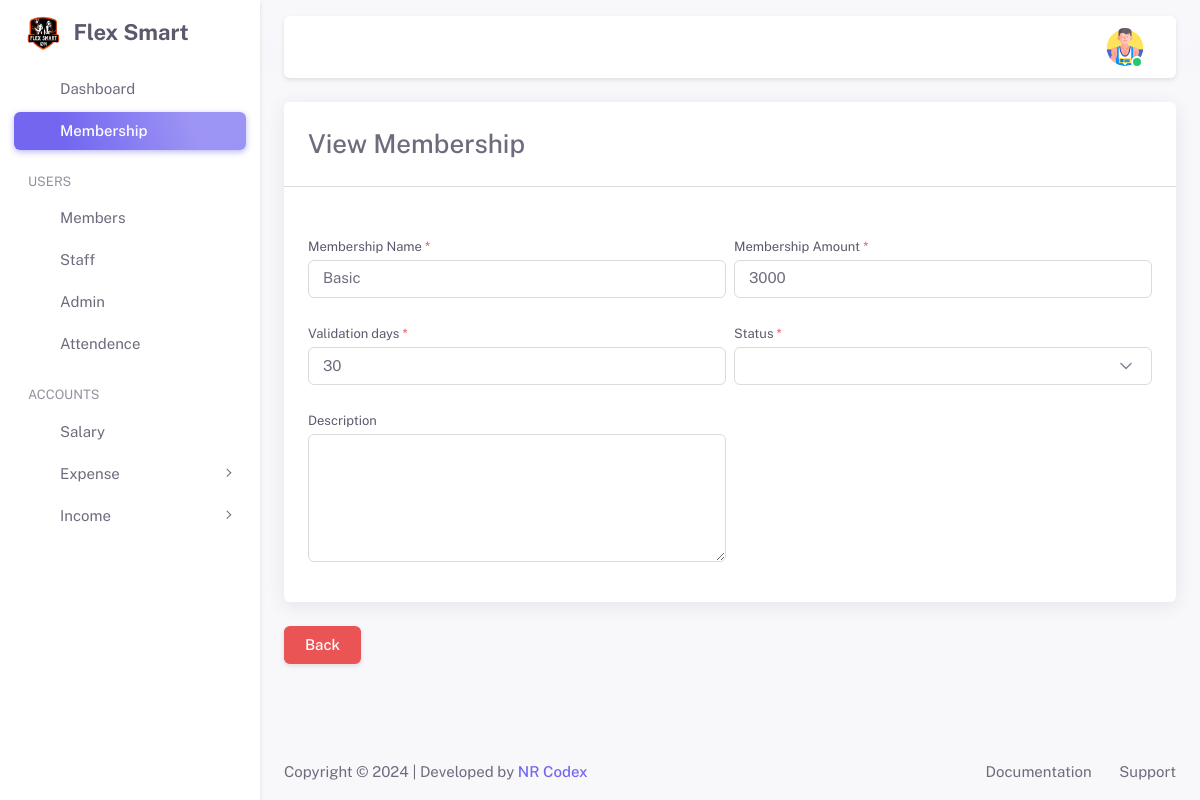
Page /admin/membership-view.php?view_membership_id=1 (signed in) on the committed database.
### tables this page shows
CREATE TABLE `users_detail` (
  `users_detail_id` int(11) NOT NULL,
  `registration_num` int(11) DEFAULT NULL,
  `full_name` varchar(100) DEFAULT NULL,
  `Phone` varchar(50) DEFAULT NULL,
  `address` varchar(100) DEFAULT NULL,
  `gender` varchar(50) DEFAULT NULL,
  `age` int(11) DEFAULT NULL,
  `city` varchar(50) DEFAULT NULL,
  `country` varchar(50) DEFAULT NULL,
  `image` varchar(255) DEFAULT NULL,
  `membership_id` int(11) DEFAULT NULL,
  `admission_fees` varchar(50) DEFAULT NULL,
  `monthly_fees` varchar(50) DEFAULT NULL,
  `salary` varchar(100) DEFAULT NULL,
  `joining_date` varchar(50) DEFAULT NULL,
  `end_date` varchar(50) DEFAULT NULL,
  `start_timing` varchar(100) DEFAULT NULL,
  `end_timing` varchar(100) DEFAULT NULL,
  `login_time` datetime DEFAULT NULL,
  `logout_time` datetime DEFAULT NULL,
  `created_by` varchar(100) DEFAULT NULL,
  `created_date` varchar(100) DEFAULT NULL,
  `updated_by` varchar(100) DEFAULT NULL,
  `updated_date` varchar(100) DEFAULT NULL
);

CREATE TABLE `membership` (
  `membership_id` int(11) NOT NULL,
  `membership_name` varchar(100) DEFAULT NULL,
  `membership_amount` varchar(100) DEFAULT NULL,
  `validation_days` int(11) DEFAULT NULL,
  `created_by` varchar(100) DEFAULT NULL,
  `created_date` varchar(100) DEFAULT NULL,
  `updated_by` varchar(100) DEFAULT NULL,
  `updated_date` varchar(100) DEFAULT NULL
);

### admin/membership-view.php (the view, shortened to what this page needs)
<?php
include_once('../includes/functions.php');
include_once('./inc/header.php');
include_once('./inc/sidebar.php');
include_once('./inc/navbar.php');
if (isset($_GET['view_membership_id'])) {
    $view_subscrip = mysqli_real_escape_string($conn, $_GET['view_membership_id']);
    $sql = "SELECT * FROM `membership` WHERE membership_id  = '$view_subscrip'";
    $result = mysqli_query($conn, $sql);
    $check = mysqli_num_rows($result);
    if ($check > 0) {
        $fetch_subscrip = mysqli_fetch_assoc($result);
?>
        <div class="container-xxl flex-grow-1 container-p-y">
            <div class="row">
                <form action="" method="POST" id="add_subscrip_form" enctype="multipart/form-data">
                    <div class="col-lg-12">
                        <div class="card mb-4">
                            <h3 class="card-header">View Membership</h3>
                            <hr class="my-4 mt-0">
                            <div class="card-body">
                                <div class="row g-2">
                                    <div class="col-md-6 col-12 mb-3">
                                        <label for="subscrip_name" class="form-label">Membership Name
                                            <span class="text-danger">*</span>
                                        </label>
                                        <input class="form-control" readonly type="text" placeholder="Membership Name" id="subscrip_name" name="subscrip_name" value="<?= $fetch_subscrip['membership_name']; ?>" />
                                    </div>
                                    <div class="col-md-6 col-12 mb-3">
                                        <label for="subscrip_amount" class="form-label">Membership Amount
                                            <span class="text-danger">*</span>
                                        </label>
                                        <input class="form-control" readonly type="text" placeholder="Membership Amount" id="subscrip_amount" name="subscrip_amount" value="<?= $fetch_subscrip['membership_amount']; ?>" />
                                    </div>
                                    <div class="col-md-6 col-12 mb-3">
                                        <label for="validation_days" class="form-label">Validation days
                                            <span class="text-danger">*</span>
                                        </label>
                                        <input class="form-control" readonly type="text" placeholder="Validation days" id="validation_days" name="validation_days" value="<?= $fetch_subscrip['validation_days']; ?>" />
                                    </div>
                                    <div class="col-md-6 col-12 mb-3">
                                        <label for="membership_status" class="form-label">Status
                                            <span class="text-danger">*</span>
                                        </label>
                                        <select name="membership_status" id="membership_status"
                                            class="form-control form-select">
                                            <option value="<?= $fetch_subscrip['membership_status']; ?>"><?= $fetch_subscrip['membership_status']; ?></option>
                                        </select>
                                    </div>
                                    <div class="col-md-6 col-12 mb-3">
                                        <label for="membership_description" class="form-label">Description</label>
                                        <textarea readonly name="membership_description" id="membership_description" class="form-control"
                                            cols="10" rows="5"><?= $fetch_subscrip['membership_description']; ?></textarea>
                                    </div>
                                </div>
                            </div>
                        </div>
                    </div>
                    <div class="row mt-3">
                        <div class="col-12 btm-group">
                            <a type="button" href="Membership-details" class="btn btn-danger text-white">Back</a>
                        </div>
                    </div>
                </form>
            </div>
        </div>
<?php
    } else {
        echo '<div id="successAlert" class="alert alert-success alert-dismissible fade show" role="alert">
                    <strong>Warning!</strong> Data not get from database.
                    <button type="button" class="btn-close" data-bs-dismiss="alert" aria-label="Close"></button>
                </div>';
    }
}
?>
<?php
include_once('./inc/footer.php');
?>

### admin/inc/navbar.php (shortened to what this page needs)
<?php
include_once('../includes/config.php');
$user_select = "SELECT users_detail.full_name, users_detail.image, role.name as role
FROM users
INNER JOIN users_detail ON users_detail.users_detail_id = users.users_detail_id
LEFT JOIN role ON role.role_id = users.role_id
WHERE users.user_id = '{$_SESSION['UID']}'
";
$result = mysqli_query($conn, $user_select);
while ($row = mysqli_fetch_assoc($result)) {
?>
    <div class="layout-page">
        <nav class="layout-navbar container-xxl navbar navbar-expand-xl navbar-detached align-items-center bg-navbar-theme" id="layout-navbar">
            <div class="navbar-nav-right d-flex align-items-center" id="navbar-collapse">
                <ul class="navbar-nav flex-row align-items-center ms-auto">
                    <li class="nav-item navbar-dropdown dropdown-user dropdown">
                        <a class="nav-link dropdown-toggle hide-arrow" href="javascript:void(0);" data-bs-toggle="dropdown">
                            <div class="avatar avatar-online">
                                <img src="<?php if (empty($row['image'])) {
                                                echo "../media/images/admin-profile.png";
                                            } else {
                                                echo '../media/images/' . $row['image'];
                                            } ?>" alt class="h-auto rounded-circle">
                            </div>
                        </a>
                    </li>
                </ul>
            </div>
        </nav>
    <?php
}
    ?>
    <div class="content-wrapper">

### assets/css/demo.css (style rules this page uses)
.layout-navbar-fixed .layout-wrapper:not(.layout-without-menu) .layout-page { padding-top: 64px !important; }
.layout-navbar-fixed .layout-wrapper:not(.layout-horizontal):not(.layout-without-menu) .layout-page { padding-top: 78px !important; }

### rows in the picture
users_detail: image (picture)
membership: subscrip_name "Basic", subscrip_amount "3000", validation_days "30"
